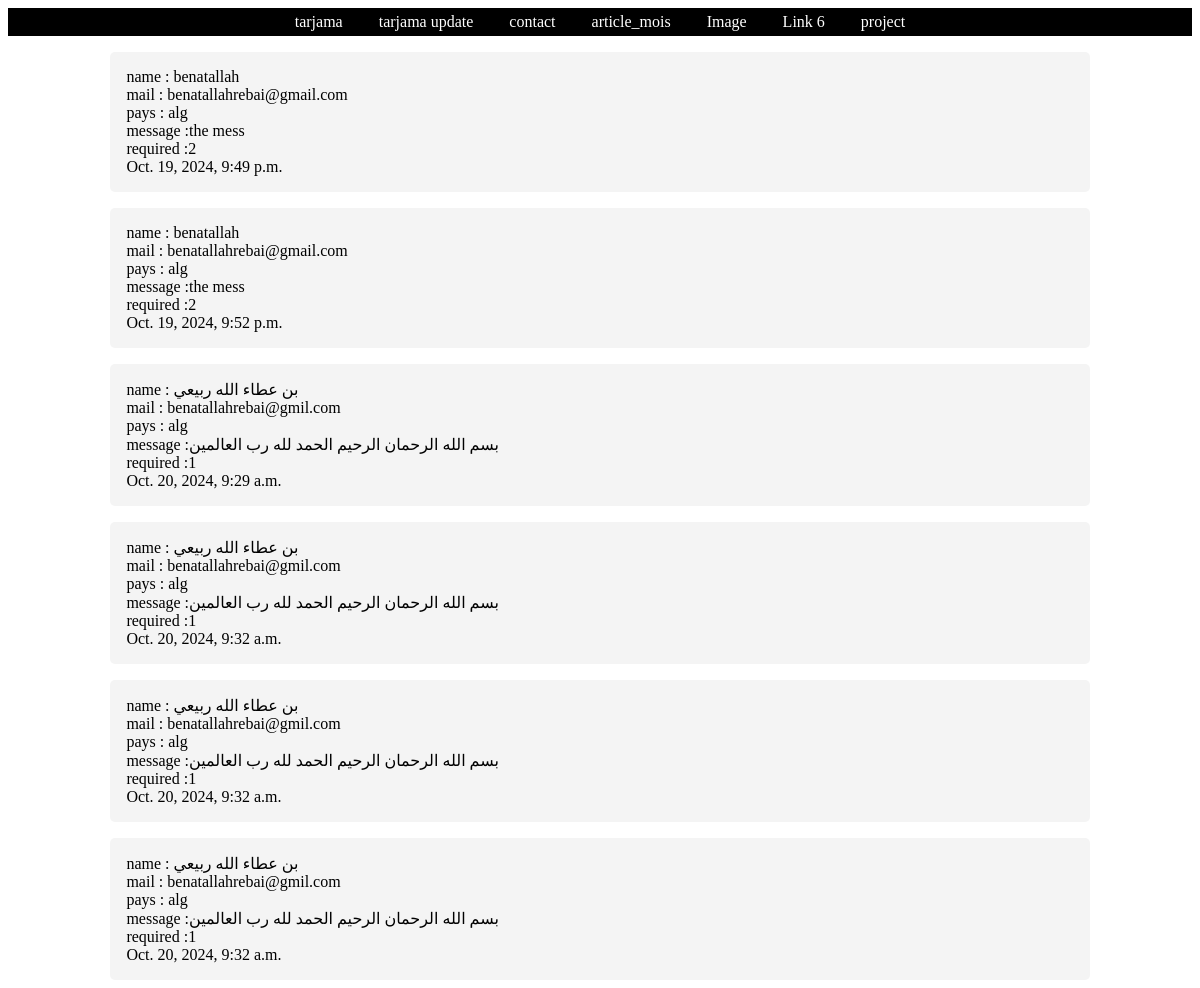
Page /contact_user on the committed database.
### home/models.py (models this page shows, shortened)
class Contact(models.Model):
    name = models.CharField(max_length=255)
    mail = models.CharField(max_length=255)
    pays = models.CharField(max_length=255)
    subject = models.CharField(max_length=255)
    message = models.TextField()
    required = models.CharField(max_length=255)
    date = models.DateTimeField(auto_now_add=True)

### home/views.py (the view)
# urls.py: path('contact_user',views.contact_user ,name='contact_user'),
def contact_user(request):
    obj = Contact.objects.all()
    return render(request,'user/contact_user.html',{'contacts':obj})

### templates/user/contact_user.html
{% extends 'user/index.html' %}
{% block content %}
{% for contact in contacts  %}
<div class="block">
    name : {{contact.name}} <br>
    mail : {{contact.mail}} <br>
    pays : {{contact.pays}} <br>
    message :{{contact.message}} <br>
    required :{{contact.required}} <br>
    {{contact.date}}
</div>
{% endfor %}
{% endblock %}

### templates/user/index.html (style rules this page uses)
.block { background: rgb(244, 244, 244); width: 80%; display: flex; padding: 1rem; margin: auto; border-radius: 5px; margin-top: 1rem; }

### rows in the picture
Contact: name "benatallah", mail "benatallahrebai@gmail.com", pays "alg", message "the mess", required "2", date "Oct. 19, 2024, 9:49 p.m."
Contact: name "benatallah", mail "benatallahrebai@gmail.com", pays "alg", message "the mess", required "2", date "Oct. 19, 2024, 9:52 p.m."
Contact: name "بن عطاء الله ربيعي", mail "benatallahrebai@gmil.com", pays "alg", message "بسم الله الرحمان الرحيم الحمد لله رب العالمين", required "1", date "Oct. 20, 2024, 9:29 a.m."
Contact: name "بن عطاء الله ربيعي", mail "benatallahrebai@gmil.com", pays "alg", message "بسم الله الرحمان الرحيم الحمد لله رب العالمين", required "1", date "Oct. 20, 2024, 9:32 a.m."
Contact: name "بن عطاء الله ربيعي", mail "benatallahrebai@gmil.com", pays "alg", message "بسم الله الرحمان الرحيم الحمد لله رب العالمين", required "1", date "Oct. 20, 2024, 9:32 a.m."
Contact: name "بن عطاء الله ربيعي", mail "benatallahrebai@gmil.com", pays "alg", message "بسم الله الرحمان الرحيم الحمد لله رب العالمين", required "1", date "Oct. 20, 2024, 9:32 a.m."
